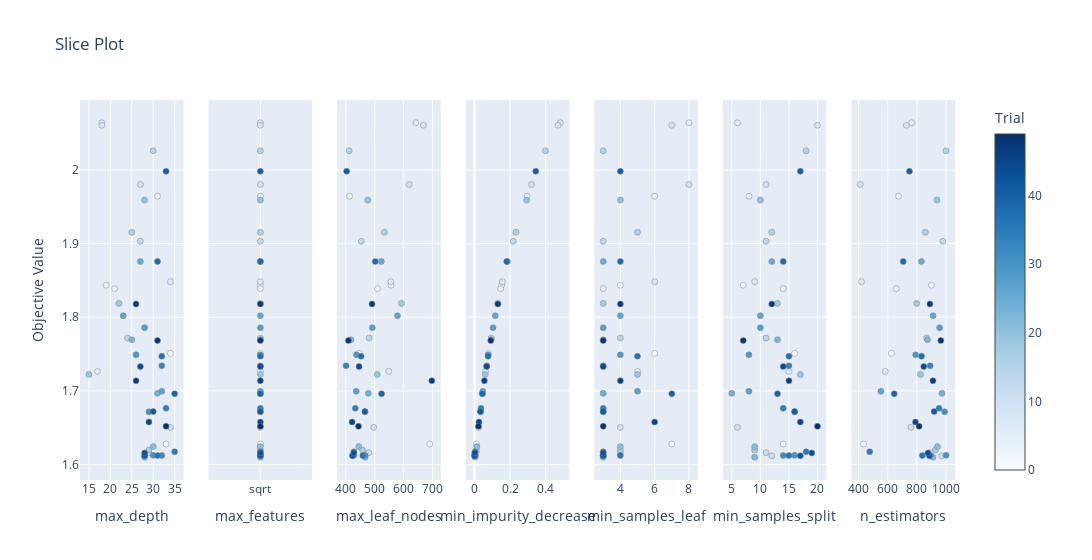

The notebook cell saved with this chart:
### Code cell
vis.plot_slice(study=study)

### Figure 1 — Plotly figure (JSON) as saved in the notebook; plotly's stock layout.template omitted (floating-point values rounded to 4 significant figures)
{"data": [{"marker": {"color": [0, 1, 2, 3, 4, 5, 6, 7, 8, 9, 10, 11, 12, 13, 14, 15, 16, 17, 18, 19, 20, 21, 22, 23, 24, 25, 26, 27, 28, 29, 30, 31, 32, 33, 34, 35, 36, 37, 38, 39, 40, 41, 42, 43, 44, 45, 46, 47, 48, 49], "colorbar": {"title": {"text": "Trial"}, "x": 1, "xpad": 40}, "colorscale": [[0, "rgb(247,251,255)"], [0.125, "rgb(222,235,247)"], [0.25, "rgb(198,219,239)"], [0.375, "rgb(158,202,225)"], [0.5, "rgb(107,174,214)"], [0.625, "rgb(66,146,198)"], [0.75, "rgb(33,113,181)"], [0.875, "rgb(8,81,156)"], [1, "rgb(8,48,107)"]], "line": {"color": "Grey", "width": 0.5}, "showscale": true}, "mode": "markers", "name": "Feasible Trial", "showlegend": false, "type": "scatter", "x": [34, 33, 19, 21, 31, 18, 17, 34, 18, 34, 27, 29, 28, 27, 24, 30, 25, 29, 22, 15, 28, 30, 28, 25, 31, 27, 23, 32, 28, 26, 30, 29, 32, 32, 33, 35, 31, 32, 31, 35, 33, 30, 28, 28, 27, 29, 26, 26, 31, 33], "xaxis": "x", "y": [1.751, 1.628, 1.843, 1.839, 1.964, 2.064, 1.726, 1.848, 2.061, 1.65, 1.98, 1.616, 1.612, 1.903, 1.772, 2.026, 1.915, 1.62, 1.819, 1.722, 1.959, 1.624, 1.61, 1.769, 1.697, 1.876, 1.802, 1.699, 1.786, 1.749, 1.612, 1.671, 1.612, 1.734, 1.676, 1.617, 1.612, 1.747, 1.876, 1.696, 1.998, 1.672, 1.612, 1.616, 1.733, 1.658, 1.714, 1.818, 1.768, 1.652], "yaxis": "y"}, {"marker": {"color": [0, 1, 2, 3, 4, 5, 6, 7, 8, 9, 10, 11, 12, 13, 14, 15, 16, 17, 18, 19, 20, 21, 22, 23, 24, 25, 26, 27, 28, 29, 30, 31, 32, 33, 34, 35, 36, 37, 38, 39, 40, 41, 42, 43, 44, 45, 46, 47, 48, 49], "colorbar": {"title": {"text": "Trial"}, "x": 1, "xpad": 40}, "colorscale": [[0, "rgb(247,251,255)"], [0.125, "rgb(222,235,247)"], [0.25, "rgb(198,219,239)"], [0.375, "rgb(158,202,225)"], [0.5, "rgb(107,174,214)"], [0.625, "rgb(66,146,198)"], [0.75, "rgb(33,113,181)"], [0.875, "rgb(8,81,156)"], [1, "rgb(8,48,107)"]], "line": {"color": "Grey", "width": 0.5}, "showscale": false}, "mode": "markers", "name": "Feasible Trial", "showlegend": false, "type": "scatter", "x": ["sqrt", "sqrt", "sqrt", "sqrt", "sqrt", "sqrt", "sqrt", "sqrt", "sqrt", "sqrt", "sqrt", "sqrt", "sqrt", "sqrt", "sqrt", "sqrt", "sqrt", "sqrt", "sqrt", "sqrt", "sqrt", "sqrt", "sqrt", "sqrt", "sqrt", "sqrt", "sqrt", "sqrt", "sqrt", "sqrt", "sqrt", "sqrt", "sqrt", "sqrt", "sqrt", "sqrt", "sqrt", "sqrt", "sqrt", "sqrt", "sqrt", "sqrt", "sqrt", "sqrt", "sqrt", "sqrt", "sqrt", "sqrt", "sqrt", "sqrt"], "xaxis": "x2", "y": [1.751, 1.628, 1.843, 1.839, 1.964, 2.064, 1.726, 1.848, 2.061, 1.65, 1.98, 1.616, 1.612, 1.903, 1.772, 2.026, 1.915, 1.62, 1.819, 1.722, 1.959, 1.624, 1.61, 1.769, 1.697, 1.876, 1.802, 1.699, 1.786, 1.749, 1.612, 1.671, 1.612, 1.734, 1.676, 1.617, 1.612, 1.747, 1.876, 1.696, 1.998, 1.672, 1.612, 1.616, 1.733, 1.658, 1.714, 1.818, 1.768, 1.652], "yaxis": "y2"}, {"marker": {"color": [0, 1, 2, 3, 4, 5, 6, 7, 8, 9, 10, 11, 12, 13, 14, 15, 16, 17, 18, 19, 20, 21, 22, 23, 24, 25, 26, 27, 28, 29, 30, 31, 32, 33, 34, 35, 36, 37, 38, 39, 40, 41, 42, 43, 44, 45, 46, 47, 48, 49], "colorbar": {"title": {"text": "Trial"}, "x": 1, "xpad": 40}, "colorscale": [[0, "rgb(247,251,255)"], [0.125, "rgb(222,235,247)"], [0.25, "rgb(198,219,239)"], [0.375, "rgb(158,202,225)"], [0.5, "rgb(107,174,214)"], [0.625, "rgb(66,146,198)"], [0.75, "rgb(33,113,181)"], [0.875, "rgb(8,81,156)"], [1, "rgb(8,48,107)"]], "line": {"color": "Grey", "width": 0.5}, "showscale": false}, "mode": "markers", "name": "Feasible Trial", "showlegend": false, "type": "scatter", "x": [446, 691, 557, 510, 413, 643, 549, 556, 669, 497, 620, 480, 465, 454, 481, 412, 534, 458, 593, 509, 476, 445, 467, 418, 478, 523, 579, 436, 492, 437, 467, 467, 427, 401, 433, 428, 459, 453, 502, 524, 403, 466, 423, 428, 446, 422, 698, 491, 409, 444], "xaxis": "x3", "y": [1.751, 1.628, 1.843, 1.839, 1.964, 2.064, 1.726, 1.848, 2.061, 1.65, 1.98, 1.616, 1.612, 1.903, 1.772, 2.026, 1.915, 1.62, 1.819, 1.722, 1.959, 1.624, 1.61, 1.769, 1.697, 1.876, 1.802, 1.699, 1.786, 1.749, 1.612, 1.671, 1.612, 1.734, 1.676, 1.617, 1.612, 1.747, 1.876, 1.696, 1.998, 1.672, 1.612, 1.616, 1.733, 1.658, 1.714, 1.818, 1.768, 1.652], "yaxis": "y3"}, {"marker": {"color": [0, 1, 2, 3, 4, 5, 6, 7, 8, 9, 10, 11, 12, 13, 14, 15, 16, 17, 18, 19, 20, 21, 22, 23, 24, 25, 26, 27, 28, 29, 30, 31, 32, 33, 34, 35, 36, 37, 38, 39, 40, 41, 42, 43, 44, 45, 46, 47, 48, 49], "colorbar": {"title": {"text": "Trial"}, "x": 1, "xpad": 40}, "colorscale": [[0, "rgb(247,251,255)"], [0.125, "rgb(222,235,247)"], [0.25, "rgb(198,219,239)"], [0.375, "rgb(158,202,225)"], [0.5, "rgb(107,174,214)"], [0.625, "rgb(66,146,198)"], [0.75, "rgb(33,113,181)"], [0.875, "rgb(8,81,156)"], [1, "rgb(8,48,107)"]], "line": {"color": "Grey", "width": 0.5}, "showscale": false}, "mode": "markers", "name": "Feasible Trial", "showlegend": false, "type": "scatter", "x": [0.07885, 0.01127, 0.1528, 0.1468, 0.2966, 0.4829, 0.0619, 0.1565, 0.4698, 0.02357, 0.3204, 0.008852, 0.006396, 0.218, 0.09458, 0.3992, 0.233, 0.01133, 0.1309, 0.06038, 0.2934, 0.01363, 0.003502, 0.09404, 0.04631, 0.1852, 0.1169, 0.04687, 0.1045, 0.07708, 0.003216, 0.03395, 0.001626, 0.06929, 0.03648, 0.003454, 0.001571, 0.07686, 0.1813, 0.04393, 0.3446, 0.03403, 0.001083, 0.001859, 0.06845, 0.0254, 0.05559, 0.1315, 0.09178, 0.02269], "xaxis": "x4", "y": [1.751, 1.628, 1.843, 1.839, 1.964, 2.064, 1.726, 1.848, 2.061, 1.65, 1.98, 1.616, 1.612, 1.903, 1.772, 2.026, 1.915, 1.62, 1.819, 1.722, 1.959, 1.624, 1.61, 1.769, 1.697, 1.876, 1.802, 1.699, 1.786, 1.749, 1.612, 1.671, 1.612, 1.734, 1.676, 1.617, 1.612, 1.747, 1.876, 1.696, 1.998, 1.672, 1.612, 1.616, 1.733, 1.658, 1.714, 1.818, 1.768, 1.652], "yaxis": "y4"}, {"marker": {"color": [0, 1, 2, 3, 4, 5, 6, 7, 8, 9, 10, 11, 12, 13, 14, 15, 16, 17, 18, 19, 20, 21, 22, 23, 24, 25, 26, 27, 28, 29, 30, 31, 32, 33, 34, 35, 36, 37, 38, 39, 40, 41, 42, 43, 44, 45, 46, 47, 48, 49], "colorbar": {"title": {"text": "Trial"}, "x": 1, "xpad": 40}, "colorscale": [[0, "rgb(247,251,255)"], [0.125, "rgb(222,235,247)"], [0.25, "rgb(198,219,239)"], [0.375, "rgb(158,202,225)"], [0.5, "rgb(107,174,214)"], [0.625, "rgb(66,146,198)"], [0.75, "rgb(33,113,181)"], [0.875, "rgb(8,81,156)"], [1, "rgb(8,48,107)"]], "line": {"color": "Grey", "width": 0.5}, "showscale": false}, "mode": "markers", "name": "Feasible Trial", "showlegend": false, "type": "scatter", "x": [6, 7, 4, 3, 6, 8, 5, 6, 7, 4, 8, 4, 3, 3, 4, 3, 5, 4, 3, 5, 4, 4, 3, 3, 3, 3, 4, 5, 3, 4, 3, 3, 3, 3, 3, 3, 4, 5, 4, 7, 4, 3, 3, 3, 3, 6, 4, 4, 3, 3], "xaxis": "x5", "y": [1.751, 1.628, 1.843, 1.839, 1.964, 2.064, 1.726, 1.848, 2.061, 1.65, 1.98, 1.616, 1.612, 1.903, 1.772, 2.026, 1.915, 1.62, 1.819, 1.722, 1.959, 1.624, 1.61, 1.769, 1.697, 1.876, 1.802, 1.699, 1.786, 1.749, 1.612, 1.671, 1.612, 1.734, 1.676, 1.617, 1.612, 1.747, 1.876, 1.696, 1.998, 1.672, 1.612, 1.616, 1.733, 1.658, 1.714, 1.818, 1.768, 1.652], "yaxis": "y5"}, {"marker": {"color": [0, 1, 2, 3, 4, 5, 6, 7, 8, 9, 10, 11, 12, 13, 14, 15, 16, 17, 18, 19, 20, 21, 22, 23, 24, 25, 26, 27, 28, 29, 30, 31, 32, 33, 34, 35, 36, 37, 38, 39, 40, 41, 42, 43, 44, 45, 46, 47, 48, 49], "colorbar": {"title": {"text": "Trial"}, "x": 1, "xpad": 40}, "colorscale": [[0, "rgb(247,251,255)"], [0.125, "rgb(222,235,247)"], [0.25, "rgb(198,219,239)"], [0.375, "rgb(158,202,225)"], [0.5, "rgb(107,174,214)"], [0.625, "rgb(66,146,198)"], [0.75, "rgb(33,113,181)"], [0.875, "rgb(8,81,156)"], [1, "rgb(8,48,107)"]], "line": {"color": "Grey", "width": 0.5}, "showscale": false}, "mode": "markers", "name": "Feasible Trial", "showlegend": false, "type": "scatter", "x": [16, 14, 7, 14, 8, 6, 15, 9, 20, 6, 11, 11, 12, 11, 11, 18, 12, 9, 13, 17, 10, 9, 9, 13, 5, 12, 10, 8, 10, 8, 16, 16, 14, 15, 14, 18, 15, 15, 14, 13, 17, 16, 17, 19, 14, 17, 15, 12, 7, 20], "xaxis": "x6", "y": [1.751, 1.628, 1.843, 1.839, 1.964, 2.064, 1.726, 1.848, 2.061, 1.65, 1.98, 1.616, 1.612, 1.903, 1.772, 2.026, 1.915, 1.62, 1.819, 1.722, 1.959, 1.624, 1.61, 1.769, 1.697, 1.876, 1.802, 1.699, 1.786, 1.749, 1.612, 1.671, 1.612, 1.734, 1.676, 1.617, 1.612, 1.747, 1.876, 1.696, 1.998, 1.672, 1.612, 1.616, 1.733, 1.658, 1.714, 1.818, 1.768, 1.652], "yaxis": "y6"}, {"marker": {"color": [0, 1, 2, 3, 4, 5, 6, 7, 8, 9, 10, 11, 12, 13, 14, 15, 16, 17, 18, 19, 20, 21, 22, 23, 24, 25, 26, 27, 28, 29, 30, 31, 32, 33, 34, 35, 36, 37, 38, 39, 40, 41, 42, 43, 44, 45, 46, 47, 48, 49], "colorbar": {"title": {"text": "Trial"}, "x": 1, "xpad": 40}, "colorscale": [[0, "rgb(247,251,255)"], [0.125, "rgb(222,235,247)"], [0.25, "rgb(198,219,239)"], [0.375, "rgb(158,202,225)"], [0.5, "rgb(107,174,214)"], [0.625, "rgb(66,146,198)"], [0.75, "rgb(33,113,181)"], [0.875, "rgb(8,81,156)"], [1, "rgb(8,48,107)"]], "line": {"color": "Grey", "width": 0.5}, "showscale": false}, "mode": "markers", "name": "Feasible Trial", "showlegend": false, "type": "scatter", "x": [625, 434, 900, 659, 674, 765, 583, 420, 728, 759, 412, 897, 970, 978, 866, 1000, 858, 927, 798, 824, 938, 941, 910, 872, 972, 831, 911, 553, 956, 791, 1000, 990, 893, 891, 952, 476, 837, 832, 706, 644, 749, 918, 885, 876, 847, 790, 910, 889, 964, 815], "xaxis": "x7", "y": [1.751, 1.628, 1.843, 1.839, 1.964, 2.064, 1.726, 1.848, 2.061, 1.65, 1.98, 1.616, 1.612, 1.903, 1.772, 2.026, 1.915, 1.62, 1.819, 1.722, 1.959, 1.624, 1.61, 1.769, 1.697, 1.876, 1.802, 1.699, 1.786, 1.749, 1.612, 1.671, 1.612, 1.734, 1.676, 1.617, 1.612, 1.747, 1.876, 1.696, 1.998, 1.672, 1.612, 1.616, 1.733, 1.658, 1.714, 1.818, 1.768, 1.652], "yaxis": "y7"}], "layout": {"title": {"text": "Slice Plot"}, "width": 2100, "xaxis": {"anchor": "y", "domain": [0, 0.1184], "title": {"text": "max_depth"}}, "xaxis2": {"anchor": "y2", "categoryarray": ["sqrt"], "categoryorder": "array", "domain": [0.1469, 0.2653], "title": {"text": "max_features"}, "type": "category"}, "xaxis3": {"anchor": "y3", "domain": [0.2939, 0.4122], "title": {"text": "max_leaf_nodes"}}, "xaxis4": {"anchor": "y4", "domain": [0.4408, 0.5592], "title": {"text": "min_impurity_decrease"}}, "xaxis5": {"anchor": "y5", "domain": [0.5878, 0.7061], "title": {"text": "min_samples_leaf"}}, "xaxis6": {"anchor": "y6", "domain": [0.7347, 0.8531], "title": {"text": "min_samples_split"}}, "xaxis7": {"anchor": "y7", "domain": [0.8816, 1.0], "title": {"text": "n_estimators"}}, "yaxis": {"anchor": "x", "domain": [0, 1], "title": {"text": "Objective Value"}}, "yaxis2": {"anchor": "x2", "domain": [0, 1], "matches": "y", "showticklabels": false}, "yaxis3": {"anchor": "x3", "domain": [0, 1], "matches": "y", "showticklabels": false}, "yaxis4": {"anchor": "x4", "domain": [0, 1], "matches": "y", "showticklabels": false}, "yaxis5": {"anchor": "x5", "domain": [0, 1], "matches": "y", "showticklabels": false}, "yaxis6": {"anchor": "x6", "domain": [0, 1], "matches": "y", "showticklabels": false}, "yaxis7": {"anchor": "x7", "domain": [0, 1], "matches": "y", "showticklabels": false}}}
